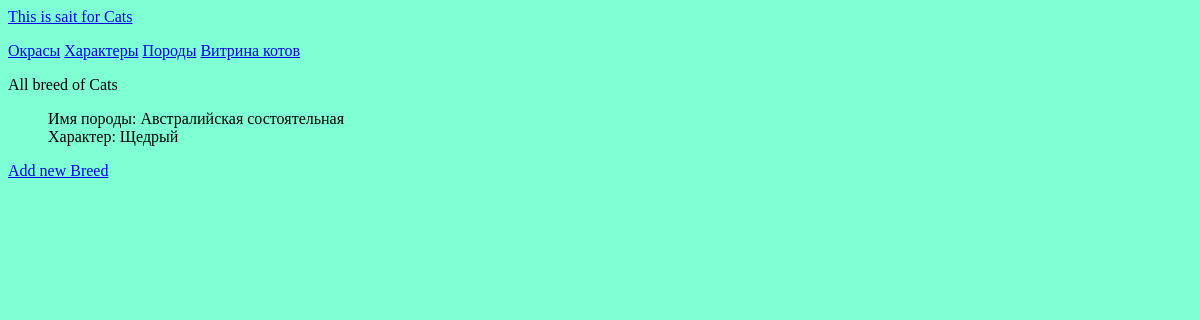
The page /Cats/breed/ on the database as committed earlier.
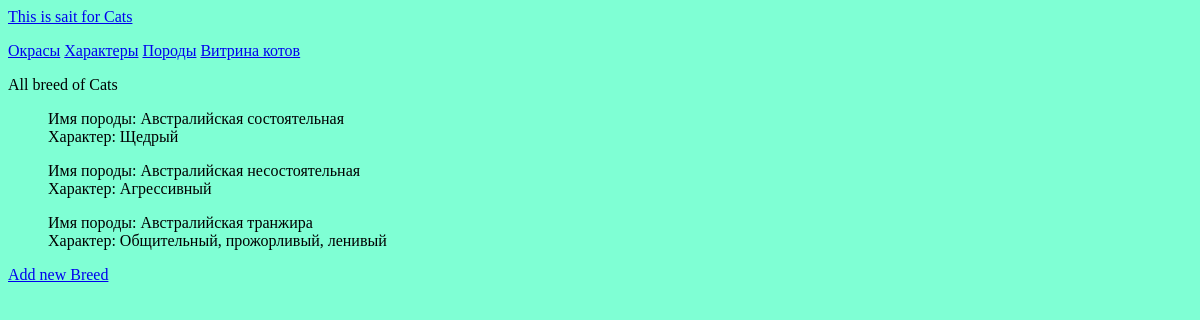
The same page on the database as committed later.
### Cats/models.py (models this page shows, shortened)
class Breed(models.Model):
    breed = models.CharField(max_length=40, unique=True)
    temperament = models.ForeignKey(
        Temperament, on_delete=models.CASCADE, primary_key=False)

class Temperament(models.Model):
    temperament = models.CharField(max_length=100, unique=True)
    def __str__(self):
        return f"{self.temperament}"

### Cats/views.py (the view)
# urls.py: path("breed/", views.allbreed, name="allbreed"),
def allbreed(request):
    breeds = Breed.objects.all()
    mapper = {"BREED": breeds}
    return render(request, "Cats/allbreed.html", mapper)

### Cats/templates/Cats/allbreed.html
{% extends "Cats/base.html" %}
{% block content %}
  <p>All breed of Cats</p>
  <ul>
    {% for breed in BREED %}
    <p>Имя породы: {{ breed.breed }}<br>
    Характер: {{ breed.temperament }}</p>
    {% empty %}
      <li>No breed have been added yet.</li>
    {% endfor %}
  </ul>
  <p><a href="{% url "Cats:addBreed" %}">Add new Breed</a></p>
{% endblock content %}

Rows that differ between the two databases and show on the page:
added Breed: breed "Австралийская несостоятельная", temperament "Агрессивный"
added Breed: breed "Австралийская транжира", temperament "Общительный, прожорливый, ленивый"
